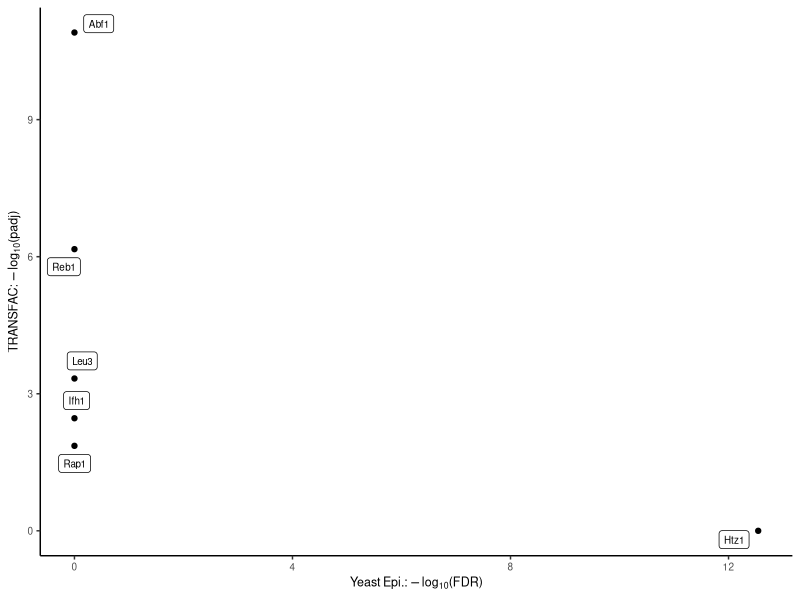
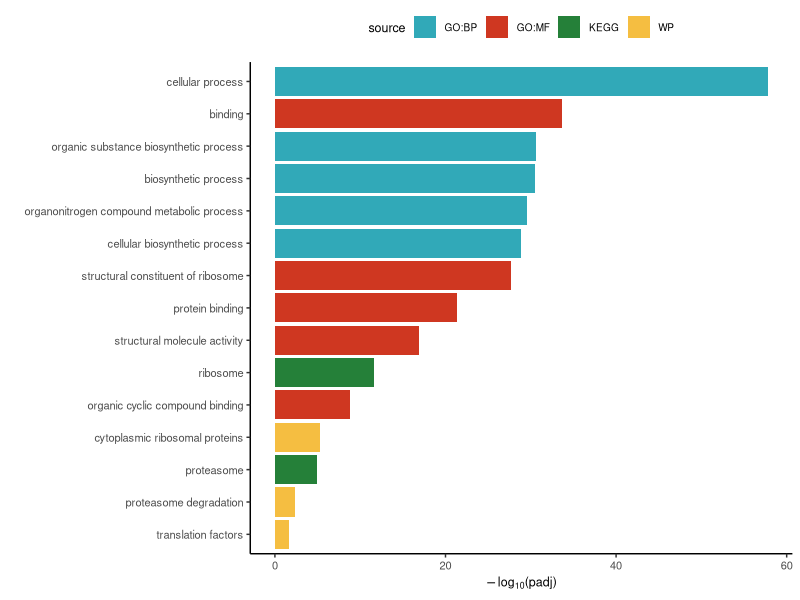

Source code (R) for these figures, in order:
rm(list = ls())

library(tidyverse)
library(RColorBrewer)
library(ggrepel)


# upload table with residence times and replace <1 min with a random number between 0-1
# make class labels
resTimes = read.csv("data/residence_times_all.csv") %>% 
  dplyr::select(c(gene, TFIIF)) %>% 
  drop_na() %>% 
  distinct()

plotResTime = resTimes %>% 
  mutate(randNum = runif(nrow(resTimes), min=0, max=1)) %>% 
  mutate(TFIIF = ifelse(TFIIF == "<1", randNum, as.numeric(TFIIF))) %>% 
  dplyr::select(gene, TFIIF)


# upload residence time table - select TFIIF 
# and separate those into long-lived (5 min thresh.) or not
# extract the short-lived TFIIF genes
shortTFIIF = plotResTime %>% 
  mutate(shortTFIIF = ifelse(TFIIF <5, "yes", "no")) %>% 
  mutate(shortTFIIF = factor(shortTFIIF, levels = c("yes", "no")))
#write.table(shortTFIIF$gene,"data/analysis/short_TFIIF/genes.txt", quote = F,row.names = F, col.names = F)

# paste the lists of long lived and short lived genes to g:Profiler
# upload results from g:Profiler: TF targets (for duplicated results from g:Profiler 
# pick the one with the most significant enrichment)
gprofiler = read.csv("data/analysis/short_TFIIF/gProfiler.csv") %>% 
  dplyr::filter(source == "TF") %>% 
  separate(term_name, into = c("toss", "TF"), sep = ": ", extra = "drop") %>% 
  dplyr::select(-toss) %>% 
  separate(TF, into = c("TF", "toss"), sep = ";", extra = "drop") %>% 
  dplyr::select(-toss) %>% 
  mutate(TF = ifelse(endsWith(TF, "p"), str_sub(TF, end = -2), TF)) %>% 
  group_by(TF) %>% 
  dplyr::slice(which.max(negative_log10_of_adjusted_p_value)) %>% 
  dplyr::select(TF, negative_log10_of_adjusted_p_value)%>% 
  mutate(TF = str_to_title(TF))

# compare results from  significant TF target enrichment (Yeats Epigeneome database gene targets): 
# these were generated analogously with "figS7f_TFIIF_shortLived_YeastEpi_enrichment.R") 
# and compare to results from g:Profiler
sigRes = read.csv("data/analysis/short_TFIIF/sigTFenrichment.csv")
plotRes = sigRes %>% 
  dplyr::select(TF, logFDR) %>% 
  mutate(TF = str_to_title(TF)) %>% 
  full_join(gprofiler) %>% 
  replace_na(list(negative_log10_of_adjusted_p_value = 0, logFDR = 0))

# plot results from g:Profiler "validated" with our TF enrichment results
p = ggplot(plotRes, aes(x = logFDR, y = negative_log10_of_adjusted_p_value))
p +geom_point() +
  theme_classic() +
  geom_label_repel(aes(label = TF),
                   box.padding   = 0.35,
                   point.padding = 0.5,
                   segment.color = 'grey50', size = 2.5) +
  ylab(expression(paste("TRANSFAC: ",-log[10],"(padj)")))+
  xlab(expression(paste("Yeast Epi.: ",-log[10],"(FDR)"))) +
  theme(panel.background = element_rect(fill = "transparent"), # bg of the panel
        plot.background = element_rect(fill = "transparent", color = NA),
        text = element_text(size=9))


# upload pathway results from g:Profiler (get maximum top 5 from each database)
pathways = read.csv("data/analysis/short_TFIIF/gProfiler.csv") %>% 
  dplyr::filter(source %in% c("GO:BP", "GO:MF", "KEGG", "WP")) %>% 
  group_by(source) %>% 
  arrange(desc(negative_log10_of_adjusted_p_value)) %>% 
  dplyr::slice(1:5) %>% 
  ungroup() %>% 
  mutate(term_name = tolower(term_name)) %>% 
  mutate(term_name = fct_reorder(term_name,negative_log10_of_adjusted_p_value)) 

#plot
p = ggplot(pathways, aes(y = fct_reorder(term_name,negative_log10_of_adjusted_p_value), 
                         x = negative_log10_of_adjusted_p_value, fill = source))
p + geom_bar(stat= "identity") +
  theme_classic() +
  #theme(axis.text.x = element_text(angle = 45, vjust = 0.5, hjust=1))+
  scale_fill_manual(values = c("#31A9B8", "#CF3721", "#258039", "#F5BE41")) +
  ylab("")+
  xlab(expression(paste(-log[10],"(padj)"))) +
  theme(panel.background = element_rect(fill = "transparent"), # bg of the panel
        plot.background = element_rect(fill = "transparent", color = NA),
        text = element_text(size=9),
        axis.text=element_text(size=8), legend.position = "top") 
